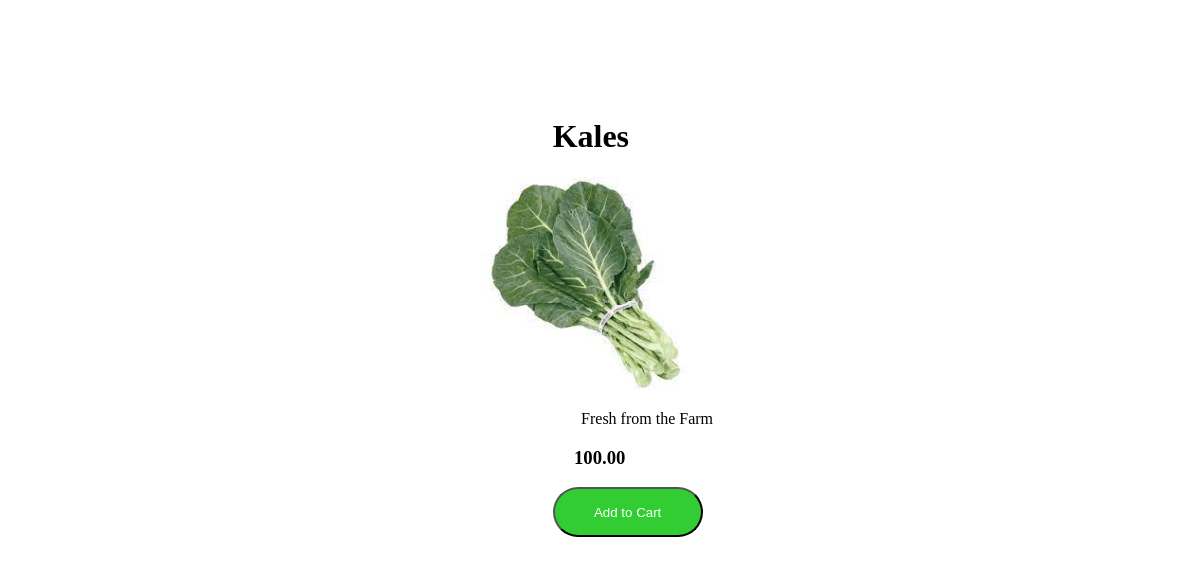
Screenshot of /inventory/products/11/ with the database file from the repository.
### inventory/models.py (models this page shows)
class Product(models.Model):
    vendor = models.ForeignKey(Vendor,null=True,on_delete=models.CASCADE)
    name = models.CharField(max_length=32)
    price = models.DecimalField(max_digits=8, decimal_places=2)
    description = models.TextField()
    image = models.ImageField()
    date_created = models.DateTimeField(auto_now_add=True)
    date_updated = models.DateTimeField(auto_now=True)
    stock = models.PositiveIntegerField()

### inventory/views.py (the view)
# urls.py: path("products/<int:id>/", product_detail, name="product_description_view"),
def product_detail(request,id):
    product = Product.objects.get(id=id)
    return render(request, "inventory/product_description.html", {"product":product})

### templates/inventory/product_description.html (shortened to what this page needs)
<!DOCTYPE html>
<html lang="en">
<head>
</head>
<body>
    <div class="productDetail">
    <h1>{{product.name}}</h1>
    <img src="{{product.image.url}}">
    <p>{{product.description}}</p>
    <h3>{{product.price}}</h3>
    <button><a href="{% url 'views_cart'%}">Add to Cart</a></button>
    </div>
</body>
</html>

### templates/inventory/product_description.html (style rules this page uses)
.productDetail { margin-left: 40%; margin-top: 10%; }
p { margin-left: 14%; }
h3 { margin-left: 13%; }
button { margin-left: 10%; width: 150px; height: 50px; background-color: limegreen; color: #fff; cursor: pointer; border-radius: 30px; }
button a { text-decoration: none; color: #fff; }
h1 { margin-left: 10%; }
img { width: 30%; height: 30%; }

### rows the page displays
Product: name "Kales", image (picture), description "Fresh from the Farm", price "100.00"
